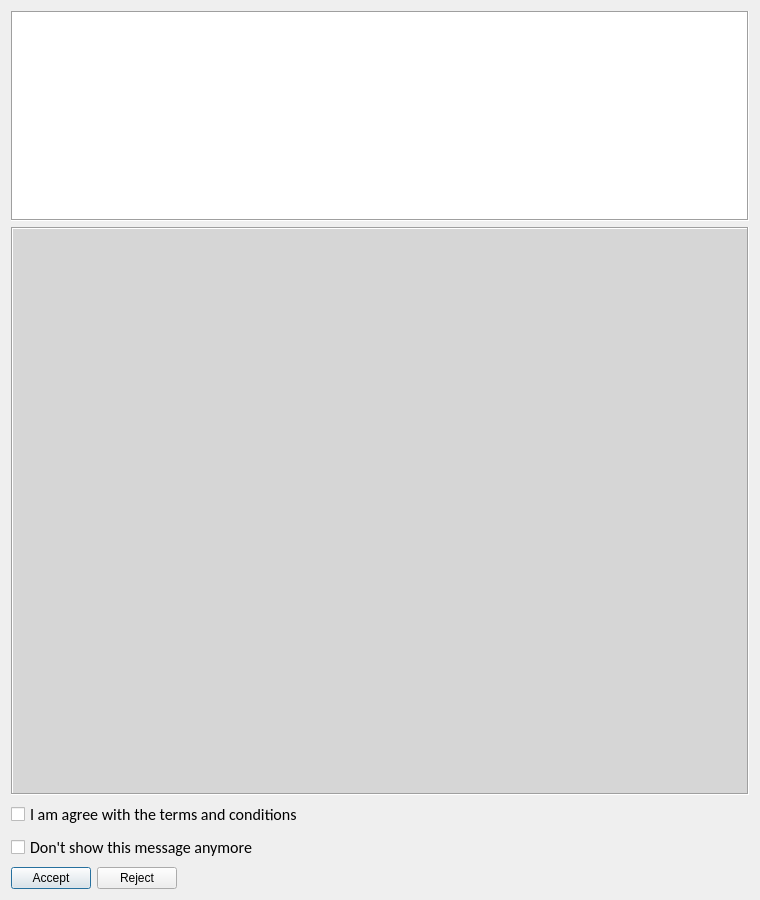
<?xml version="1.0" encoding="UTF-8"?>
<ui version="4.0">
 <class>LicenseWindow</class>
 <widget class="QDialog" name="LicenseWindow">
  <property name="windowModality">
   <enum>Qt::ApplicationModal</enum>
  </property>
  <property name="geometry">
   <rect>
    <x>0</x>
    <y>0</y>
    <width>760</width>
    <height>900</height>
   </rect>
  </property>
  <property name="sizePolicy">
   <sizepolicy hsizetype="Fixed" vsizetype="Preferred">
    <horstretch>0</horstretch>
    <verstretch>0</verstretch>
   </sizepolicy>
  </property>
  <property name="minimumSize">
   <size>
    <width>760</width>
    <height>900</height>
   </size>
  </property>
  <property name="maximumSize">
   <size>
    <width>760</width>
    <height>900</height>
   </size>
  </property>
  <property name="windowTitle">
   <string>SIGNAL terms and conditions</string>
  </property>
  <property name="modal">
   <bool>true</bool>
  </property>
  <layout class="QGridLayout" name="gridLayout">
   <item row="0" column="0">
    <widget class="QTextEdit" name="LogoContainer">
     <property name="sizePolicy">
      <sizepolicy hsizetype="Expanding" vsizetype="Fixed">
       <horstretch>0</horstretch>
       <verstretch>0</verstretch>
      </sizepolicy>
     </property>
     <property name="minimumSize">
      <size>
       <width>0</width>
       <height>210</height>
      </size>
     </property>
     <property name="maximumSize">
      <size>
       <width>16777215</width>
       <height>210</height>
      </size>
     </property>
     <property name="font">
      <font>
       <family>Courier New</family>
       <pointsize>12</pointsize>
       <weight>75</weight>
       <bold>true</bold>
      </font>
     </property>
     <property name="inputMethodHints">
      <set>Qt::ImhNone</set>
     </property>
     <property name="frameShape">
      <enum>QFrame::Box</enum>
     </property>
     <property name="verticalScrollBarPolicy">
      <enum>Qt::ScrollBarAlwaysOff</enum>
     </property>
     <property name="horizontalScrollBarPolicy">
      <enum>Qt::ScrollBarAlwaysOff</enum>
     </property>
     <property name="undoRedoEnabled">
      <bool>false</bool>
     </property>
     <property name="html">
      <string>&lt;!DOCTYPE HTML PUBLIC &quot;-//W3C//DTD HTML 4.0//EN&quot; &quot;http://www.w3.org/TR/REC-html40/strict.dtd&quot;&gt;
&lt;html&gt;&lt;head&gt;&lt;meta name=&quot;qrichtext&quot; content=&quot;1&quot; /&gt;&lt;style type=&quot;text/css&quot;&gt;
p, li { white-space: pre-wrap; }
&lt;/style&gt;&lt;/head&gt;&lt;body style=&quot; font-family:'Courier New'; font-size:12pt; font-weight:600; font-style:normal;&quot;&gt;
&lt;p style=&quot;-qt-paragraph-type:empty; margin-top:0px; margin-bottom:0px; margin-left:0px; margin-right:0px; -qt-block-indent:0; text-indent:0px; font-weight:400;&quot;&gt;&lt;br /&gt;&lt;/p&gt;&lt;/body&gt;&lt;/html&gt;</string>
     </property>
     <property name="acceptRichText">
      <bool>false</bool>
     </property>
     <property name="textInteractionFlags">
      <set>Qt::TextSelectableByKeyboard|Qt::TextSelectableByMouse</set>
     </property>
    </widget>
   </item>
   <item row="1" column="0">
    <widget class="QTextEdit" name="InfoBoard">
     <property name="palette">
      <palette>
       <active>
        <colorrole role="Base">
         <brush brushstyle="SolidPattern">
          <color alpha="255">
           <red>214</red>
           <green>214</green>
           <blue>214</blue>
          </color>
         </brush>
        </colorrole>
       </active>
       <inactive>
        <colorrole role="Base">
         <brush brushstyle="SolidPattern">
          <color alpha="255">
           <red>214</red>
           <green>214</green>
           <blue>214</blue>
          </color>
         </brush>
        </colorrole>
       </inactive>
       <disabled>
        <colorrole role="Base">
         <brush brushstyle="SolidPattern">
          <color alpha="255">
           <red>240</red>
           <green>240</green>
           <blue>240</blue>
          </color>
         </brush>
        </colorrole>
       </disabled>
      </palette>
     </property>
     <property name="font">
      <font>
       <family>Courier New</family>
       <pointsize>12</pointsize>
      </font>
     </property>
     <property name="focusPolicy">
      <enum>Qt::ClickFocus</enum>
     </property>
     <property name="inputMethodHints">
      <set>Qt::ImhNone</set>
     </property>
     <property name="frameShape">
      <enum>QFrame::Box</enum>
     </property>
     <property name="verticalScrollBarPolicy">
      <enum>Qt::ScrollBarAlwaysOff</enum>
     </property>
     <property name="horizontalScrollBarPolicy">
      <enum>Qt::ScrollBarAlwaysOff</enum>
     </property>
     <property name="documentTitle">
      <string>GNU/GPL license agreement</string>
     </property>
     <property name="undoRedoEnabled">
      <bool>false</bool>
     </property>
     <property name="lineWrapMode">
      <enum>QTextEdit::WidgetWidth</enum>
     </property>
     <property name="readOnly">
      <bool>true</bool>
     </property>
     <property name="html">
      <string>&lt;!DOCTYPE HTML PUBLIC &quot;-//W3C//DTD HTML 4.0//EN&quot; &quot;http://www.w3.org/TR/REC-html40/strict.dtd&quot;&gt;
&lt;html&gt;&lt;head&gt;&lt;meta name=&quot;qrichtext&quot; content=&quot;1&quot; /&gt;&lt;title&gt;GNU/GPL license agreement&lt;/title&gt;&lt;style type=&quot;text/css&quot;&gt;
p, li { white-space: pre-wrap; }
&lt;/style&gt;&lt;/head&gt;&lt;body style=&quot; font-family:'Courier New'; font-size:12pt; font-weight:400; font-style:normal;&quot;&gt;
&lt;p style=&quot;-qt-paragraph-type:empty; margin-top:0px; margin-bottom:0px; margin-left:0px; margin-right:0px; -qt-block-indent:0; text-indent:0px;&quot;&gt;&lt;br /&gt;&lt;/p&gt;&lt;/body&gt;&lt;/html&gt;</string>
     </property>
     <property name="acceptRichText">
      <bool>false</bool>
     </property>
     <property name="textInteractionFlags">
      <set>Qt::TextSelectableByKeyboard|Qt::TextSelectableByMouse</set>
     </property>
    </widget>
   </item>
   <item row="2" column="0">
    <layout class="QVBoxLayout" name="verticalLayout">
     <item>
      <widget class="QCheckBox" name="CheckBoxAgreement">
       <property name="font">
        <font>
         <family>Calibri</family>
         <pointsize>12</pointsize>
        </font>
       </property>
       <property name="text">
        <string>I am agree with the terms and conditions</string>
       </property>
      </widget>
     </item>
     <item>
      <widget class="QCheckBox" name="CheckBoxDontShowAgain">
       <property name="font">
        <font>
         <family>Calibri</family>
         <pointsize>12</pointsize>
        </font>
       </property>
       <property name="text">
        <string>Don't show this message anymore</string>
       </property>
      </widget>
     </item>
    </layout>
   </item>
   <item row="3" column="0">
    <layout class="QHBoxLayout" name="horizontalLayout">
     <item>
      <widget class="QPushButton" name="ButtonAccept">
       <property name="text">
        <string>Accept</string>
       </property>
      </widget>
     </item>
     <item>
      <widget class="QPushButton" name="ButtonReject">
       <property name="text">
        <string>Reject</string>
       </property>
      </widget>
     </item>
     <item>
      <spacer name="horizontalSpacer">
       <property name="orientation">
        <enum>Qt::Horizontal</enum>
       </property>
       <property name="sizeHint" stdset="0">
        <size>
         <width>40</width>
         <height>20</height>
        </size>
       </property>
      </spacer>
     </item>
    </layout>
   </item>
  </layout>
 </widget>
 <tabstops>
  <tabstop>CheckBoxAgreement</tabstop>
  <tabstop>CheckBoxDontShowAgain</tabstop>
  <tabstop>ButtonAccept</tabstop>
  <tabstop>ButtonReject</tabstop>
 </tabstops>
 <resources/>
 <connections>
  <connection>
   <sender>ButtonAccept</sender>
   <signal>clicked()</signal>
   <receiver>LicenseWindow</receiver>
   <slot>accept()</slot>
   <hints>
    <hint type="sourcelabel">
     <x>63</x>
     <y>881</y>
    </hint>
    <hint type="destinationlabel">
     <x>388</x>
     <y>879</y>
    </hint>
   </hints>
  </connection>
  <connection>
   <sender>ButtonReject</sender>
   <signal>clicked()</signal>
   <receiver>LicenseWindow</receiver>
   <slot>reject()</slot>
   <hints>
    <hint type="sourcelabel">
     <x>143</x>
     <y>874</y>
    </hint>
    <hint type="destinationlabel">
     <x>505</x>
     <y>866</y>
    </hint>
   </hints>
  </connection>
 </connections>
</ui>
